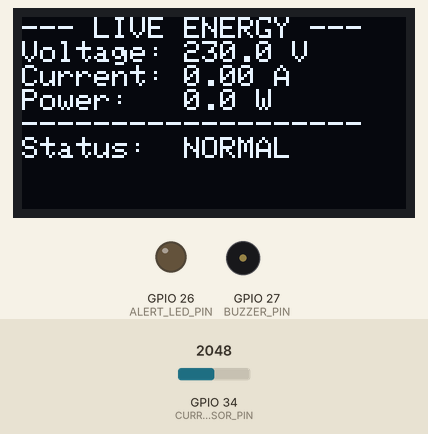
This sketch was run on a simulated ESP32. Parts: 128×64 one-colour display, output pins drawn as LEDs (lit = HIGH), buzzer (waves = sounding, pin HIGH). The inputs (shaded band) are chosen by the test bench; at power-on: GPIO 34 (CURRENT_SENSOR_PIN) = 2048. What the sketch prints to the serial monitor is not drawn.

Above: at 2.8 s.
2.9 s: GPIO 34 (CURRENT_SENSOR_PIN) set to 3984
At 5.2 s:
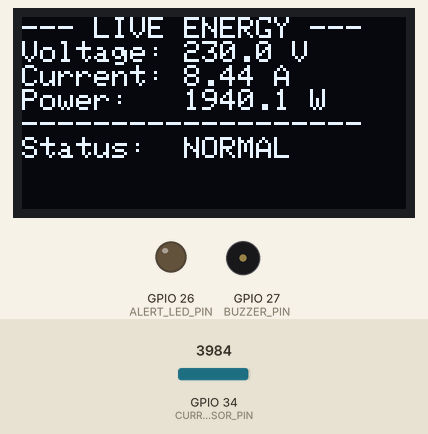
5.6 s: GPIO 34 (CURRENT_SENSOR_PIN) set to 4071
At 6.4 s:
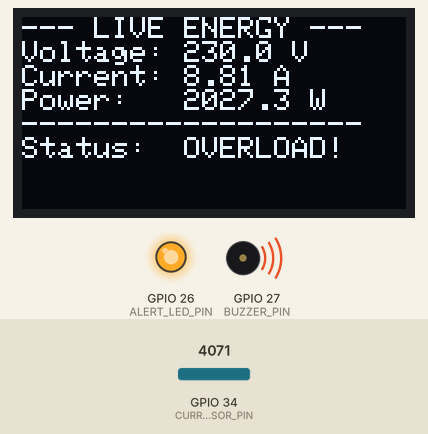
8.3 s: GPIO 34 (CURRENT_SENSOR_PIN) set to 4095
At 11.3 s:
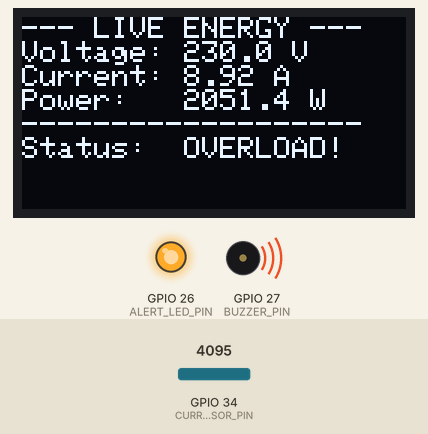
11.6 s: GPIO 34 (CURRENT_SENSOR_PIN) set to 2047
At 12.6 s:
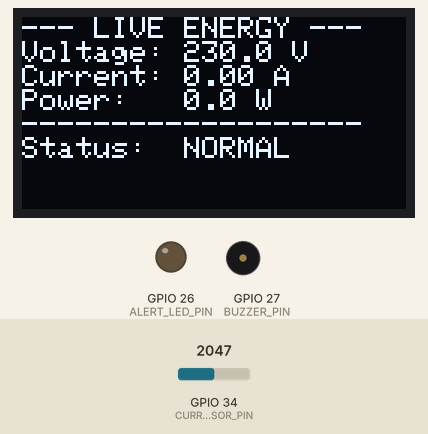
Timing chart, 0 to 14.6 s (numbered marks = the images above; inputs shaded):
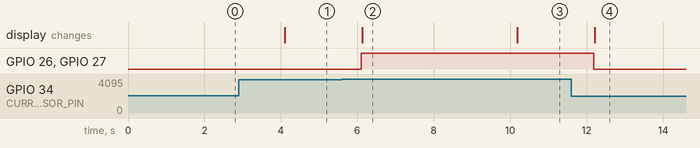

Measured:
- the behaviour switches between 4043 and 4044 on GPIO 34 (CURRENT_SENSOR_PIN) (found by bisection; images 1 and 2)
- after the input at 2.9 s, the display: changes after 1.2 s (image 1)
- after the input at 5.6 s, GPIO 26 (ALERT_LED_PIN), GPIO 27 (BUZZER_PIN): LOW → HIGH after 0.51 s; the display: changes after 0.53 s (image 2)
- after the input at 8.3 s, the display: changes after 1.9 s (image 3)
- after the input at 11.6 s, GPIO 26 (ALERT_LED_PIN), GPIO 27 (BUZZER_PIN): HIGH → LOW after 0.59 s; the display: changes after 0.61 s (image 4)

The sketch:

esp32_energy_monitor.ino
```cpp
#include <Wire.h>
#include <Adafruit_GFX.h>
#include <Adafruit_SSD1306.h>

#define SCREEN_WIDTH 128
#define SCREEN_HEIGHT 64
Adafruit_SSD1306 display(SCREEN_WIDTH, SCREEN_HEIGHT, &Wire, -1);

// Hardware Pin Configuration matching Phase 11 specs
const int CURRENT_SENSOR_PIN = 34; // ACS712 Out
const int ALERT_LED_PIN = 26;      // Safety Status LED
const int BUZZER_PIN = 27;         // Warning Alarm Buzzer

// Threshold constants
const float POWER_THRESHOLD = 2000.0; // 2000 Watts limit
const float VOLTAGE_MAINS = 230.0;    // Standard household voltage reference

void setup() {
    Serial.begin(115200);

    // Initialize Hardware Pins
    pinMode(CURRENT_SENSOR_PIN, INPUT);
    pinMode(ALERT_LED_PIN, OUTPUT);
    pinMode(BUZZER_PIN, OUTPUT);

    // Initialize I2C OLED Display (Pins 21 and 22 are default on ESP32)
    if(!display.begin(SSD1306_SWITCHCAPVCC, 0x3C)) {
        Serial.println(F("SSD1306 OLED display allocation failed"));
        for(;;);
    }

    display.clearDisplay();
    display.setTextColor(WHITE);
    display.setTextSize(1);
}

void loop() {
    // 1. Read Analog Signal from ACS712 Current Sensor
    int rawValue = analogRead(CURRENT_SENSOR_PIN);
    // Convert the analog signal to Amperes (assuming 185mV/A sensitivity for ACS712)
    float voltageOffset = (rawValue / 4095.0) * 3.3;
    float current = (voltageOffset - 1.65) / 0.185;
    if (current < 0.05) current = 0.0; // Filter out baseline line noise

    // 2. Calculate derived electrical metrics
    float power = VOLTAGE_MAINS * current;

    // 3. Evaluate safety alerts against power thresholds
    bool highConsumption = (power > POWER_THRESHOLD);

    if (highConsumption) {
        digitalWrite(ALERT_LED_PIN, HIGH);
        digitalWrite(BUZZER_PIN, HIGH); // Fire high-pitched alarm audio tone
    } else {
        digitalWrite(ALERT_LED_PIN, LOW);
        digitalWrite(BUZZER_PIN, LOW);
    }

    // 4. Update the Local OLED Monitor Display layout
    display.clearDisplay();
    display.setCursor(0, 0);
    display.println("--- LIVE ENERGY ---");
    display.print("Voltage: "); display.print(VOLTAGE_MAINS, 1); display.println(" V");
    display.print("Current: "); display.print(current, 2); display.println(" A");
    display.print("Power:   "); display.print(power, 1); display.println(" W");
    display.println("-------------------");
    display.print("Status:  "); display.println(highConsumption ? "OVERLOAD!" : "NORMAL");
    display.display();

    // 5. Stream values over USB Serial interface line to our Python app link
    Serial.print(VOLTAGE_MAINS);
    Serial.print(",");
    Serial.println(current);

    delay(2000); // Sample readings every 2 seconds
}
```
